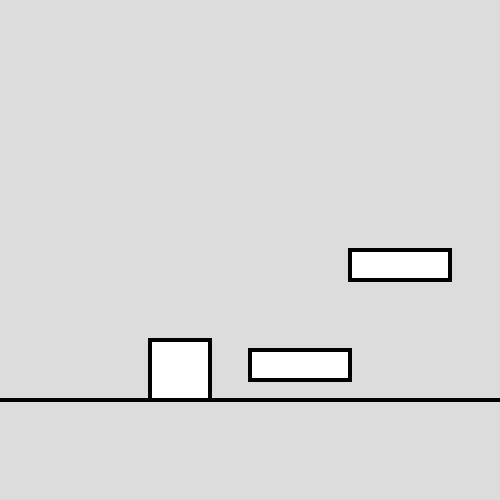
Frame 1 (no input)
Frame 60 (no input): identical to frame 1, image omitted
Frame 120 (the mouse pressed at the canvas centre since frame 60): identical to frame 1, image omitted

The p5.js sketch that drew this single still picture (run headless with seeded random() and noise() and a simulated clock; from frame 60 on, the mouse is pressed at the canvas centre):

// p5.js sketch
// ── sketch.js

let game=[]
function setup() {
  createCanvas(500, 500);
  //game=new Game();
  game[0]= new Game(250,350,100,30)
  game[1]= new Game(350,250,100,30)
  
}

function draw() {
  background(220);
  
  
  strokeWeight(4)
  line(0,height-100,width,height-100)
  for (let i = 0; i < game.length; i++) {
    let g = game[i];
  g.show()
  g.upDown()
  g.move()
  g.collisions()
    


}}

function keyPressed(){
  for (let i = 0; i < game.length; i++){
    let g = game[i];
  if (key==' ') {
    g.jump()
  }}
}



class Game {
  constructor(bx,by,bw,bh){
    this.r=60
    this.x=width*0.3
    this.y=height*0.8-this.r
    this.bx=bx
    this.by=by
    this.bw=bw
    this.bh=bh
    this.vy=0
    this.gravity=2
    this.minHeight=height-100-this.r
    //this.isJumping=false
  }
  
  jump() {
    if (this.y>this.minHeight-100){
    this.vy=-20
      
    this.isJumping=true}else{
      this.isJumping=false
    } 
  }
  upDown(){
    this.y += this.vy
    this.vy+= this.gravity;
    this.y=constrain(this.y,0,this.minHeight)
  }
  
  move(){
    if(keyIsPressed===true && keyCode===LEFT_ARROW){
    this.x=this.x-5//move left
  }else if(keyIsPressed===true && keyCode===RIGHT_ARROW){
    this.x=this.x+5//move right
  }
  }
  collisions(){ 
    if(this.x>this.bx-this.r&&this.x<this.bx+this.bw&&this.y<=this.by-this.r){
      this.minHeight=this.by-this.r
      }else{
        this.minHeight=height-100-this.r
      }
  }
  show(){
    rect(this.x,this.y,this.r,this.r)
    rect(this.bx,this.by,this.bw,this.bh)
  }
  
}
